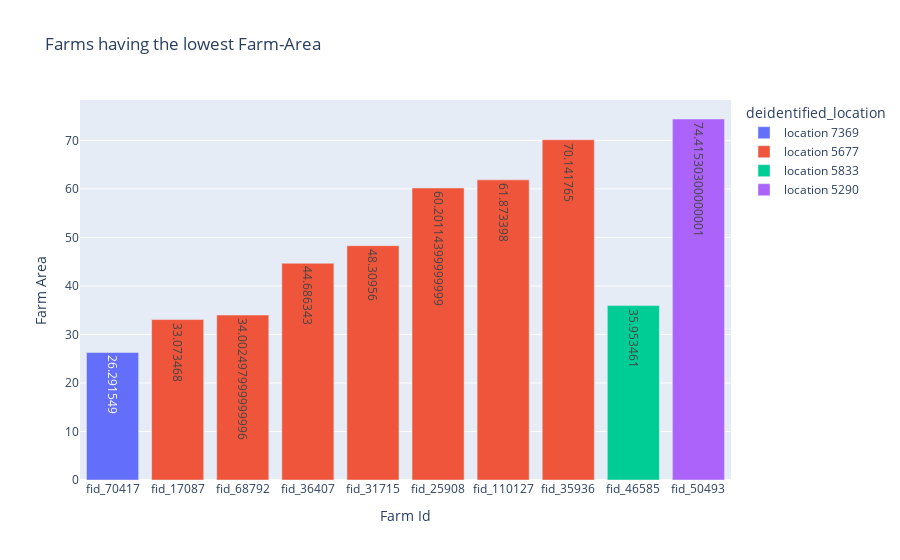

Source (notebook cell):
### Markdown cell above
<div class="alert alert-info">
<h4><strong><i>Above figure shows the Top 10 Farms having the highest area from highest to lowest. Farm Id 112803 has the highest farm area and belongs to Location with Id 5677</i></strong></h4>
</div>

### Code cell
tmp = farm_data.groupby(['farm_id','deidentified_location']).agg({'farm_area':'mean'}).reset_index().sort_values('farm_area', ascending=True)[:10]

fig = px.bar(tmp, y="farm_area", x="farm_id", text='farm_area', color='deidentified_location',title= "Farms having the lowest Farm-Area")

fig.update_yaxes(title='Farm Area')

fig.update_xaxes(title='Farm Id')

fig.show()

### Figure 1 — Plotly figure (JSON) as saved in the notebook; plotly's stock layout.template omitted (floating-point values rounded to 4 significant figures)
{"data": [{"alignmentgroup": "True", "hovertemplate": "deidentified_location=location 7369<br>farm_id=%{x}<br>farm_area=%{text}<extra></extra>", "legendgroup": "location 7369", "marker": {"color": "#636efa"}, "name": "location 7369", "offsetgroup": "location 7369", "orientation": "v", "showlegend": true, "text": [26.29], "textposition": "auto", "type": "bar", "x": ["fid_70417"], "xaxis": "x", "y": [26.29], "yaxis": "y"}, {"alignmentgroup": "True", "hovertemplate": "deidentified_location=location 5677<br>farm_id=%{x}<br>farm_area=%{text}<extra></extra>", "legendgroup": "location 5677", "marker": {"color": "#EF553B"}, "name": "location 5677", "offsetgroup": "location 5677", "orientation": "v", "showlegend": true, "text": [33.07, 34.0, 44.69, 48.31, 60.2, 61.87, 70.14], "textposition": "auto", "type": "bar", "x": ["fid_17087", "fid_68792", "fid_36407", "fid_31715", "fid_25908", "fid_110127", "fid_35936"], "xaxis": "x", "y": [33.07, 34.0, 44.69, 48.31, 60.2, 61.87, 70.14], "yaxis": "y"}, {"alignmentgroup": "True", "hovertemplate": "deidentified_location=location 5833<br>farm_id=%{x}<br>farm_area=%{text}<extra></extra>", "legendgroup": "location 5833", "marker": {"color": "#00cc96"}, "name": "location 5833", "offsetgroup": "location 5833", "orientation": "v", "showlegend": true, "text": [35.95], "textposition": "auto", "type": "bar", "x": ["fid_46585"], "xaxis": "x", "y": [35.95], "yaxis": "y"}, {"alignmentgroup": "True", "hovertemplate": "deidentified_location=location 5290<br>farm_id=%{x}<br>farm_area=%{text}<extra></extra>", "legendgroup": "location 5290", "marker": {"color": "#ab63fa"}, "name": "location 5290", "offsetgroup": "location 5290", "orientation": "v", "showlegend": true, "text": [74.42], "textposition": "auto", "type": "bar", "x": ["fid_50493"], "xaxis": "x", "y": [74.42], "yaxis": "y"}], "layout": {"barmode": "relative", "legend": {"title": {"text": "deidentified_location"}, "tracegroupgap": 0}, "title": {"text": "Farms having the lowest Farm-Area"}, "xaxis": {"anchor": "y", "domain": [0, 1], "title": {"text": "Farm Id"}}, "yaxis": {"anchor": "x", "domain": [0, 1], "title": {"text": "Farm Area"}}}}
